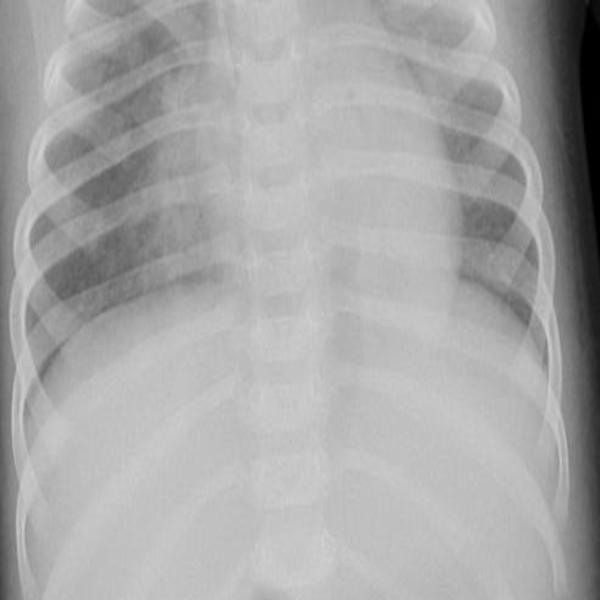
#> input picture trainer/chest_xray/train/pneumonia/1321_bacteria.jpg, 600 x 600 px, found by its file name; its folder holds 4 pictures in this run
$ python preProcessor.py
#> lines starting #> are read from the running program, lines starting #| are printed output that depends on the picture
#!/usr/bin/env python3
# -*- coding: utf-8 -*-
"""
Created on Mon Oct 28 13:32:00 2019

@author: mrmister
"""
import os
from PIL import Image
from matplotlib import image, pyplot

train_data_path = '/home/mrmister/Ivan/Facultad/4to/deeplearning/gcloud/models/torax/trainer/chest_xray/train/'
"""
train_images_negative = []
for filename in os.listdir(train_data_path + 'normal/'):
    img = Image.open(train_data_path + 'normal/' + filename)
    cropped = img.crop((100,50, 500,600))
    cropped.save(train_data_path + 'normal/' + 'cropped' + filename, format='jpeg')
"""
train_images_positive = []
for filename in os.listdir(train_data_path + 'pneumonia'):
    img = Image.open(train_data_path + 'pneumonia/' + filename)
#> img is the input picture: PIL image 600x600 L; min 0, max 212, mean 167.2
    cropped = img.crop((100,50, 500,600))
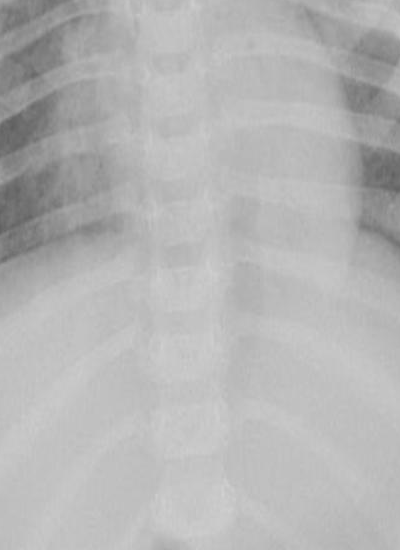
#> cropped: PIL image 400x550 L; min 94, max 210, mean 180.5
    cropped.save(train_data_path + 'pneumonia/' + 'cropped' + filename, format='jpeg')
#> pass 2 of the loop `for filename in os.listdir(train_data_path + 'pneumonia'):`:
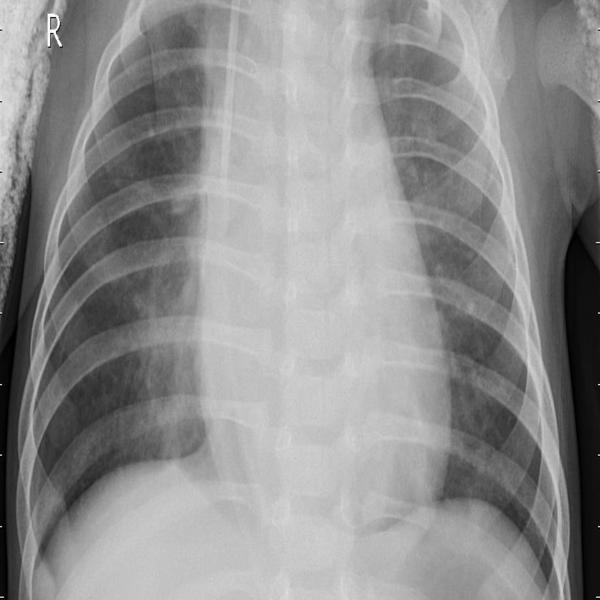
#> input picture trainer/chest_xray/train/pneumonia/1505_bacteria.jpg, 600 x 600 px, found by its file name
#> img is the input picture: PIL image 600x600 L; min 0, max 255, mean 141.8
#> `cropped = img.crop((100,50, 500,600))`:
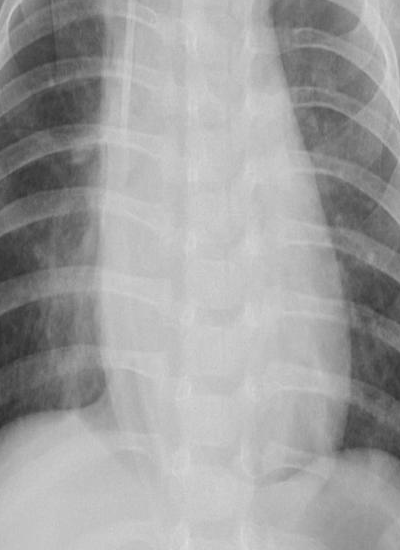
#> cropped: PIL image 400x550 L; min 47, max 224, mean 160
#> pass 3 of the loop `for filename in os.listdir(train_data_path + 'pneumonia'):`:
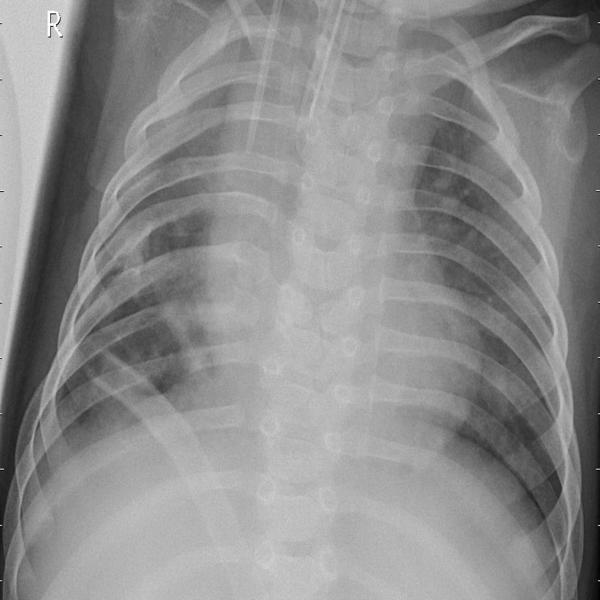
#> input picture trainer/chest_xray/train/pneumonia/1861_bacteria.jpg, 600 x 600 px, found by its file name
#> img is the input picture: PIL image 600x600 L; min 0, max 255, mean 139.6
#> `cropped = img.crop((100,50, 500,600))`:
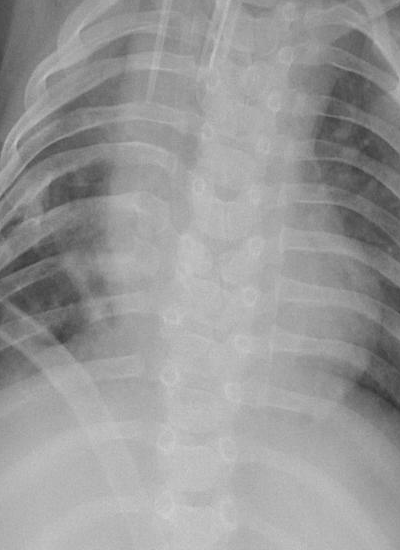
#> cropped: PIL image 400x550 L; min 50, max 208, mean 152.9
#> the loop made 4 passes; the first 3 are shown

val_data_path = '/home/mrmister/Ivan/Facultad/4to/deeplearning/gcloud/models/torax/trainer/chest_xray/val/'

val_images_negative = []
#> (the run stopped early here; a loop or call above may not have finished)
